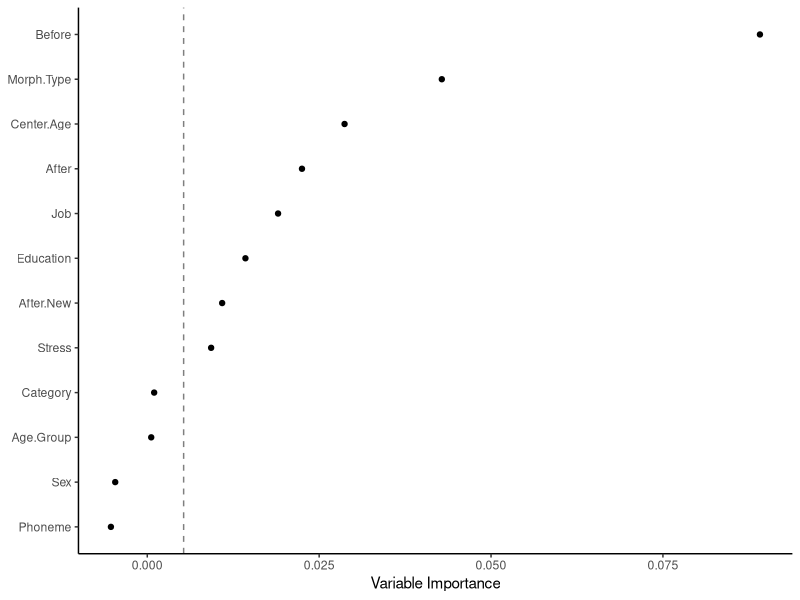
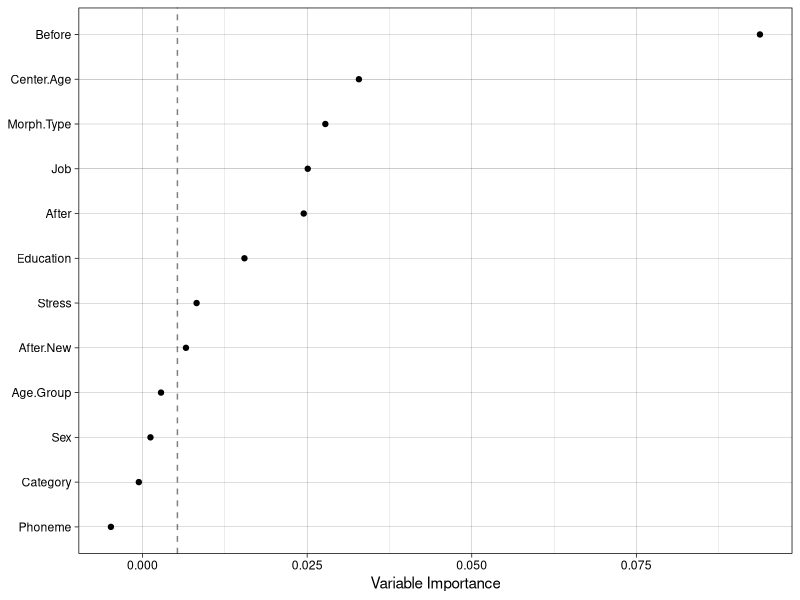
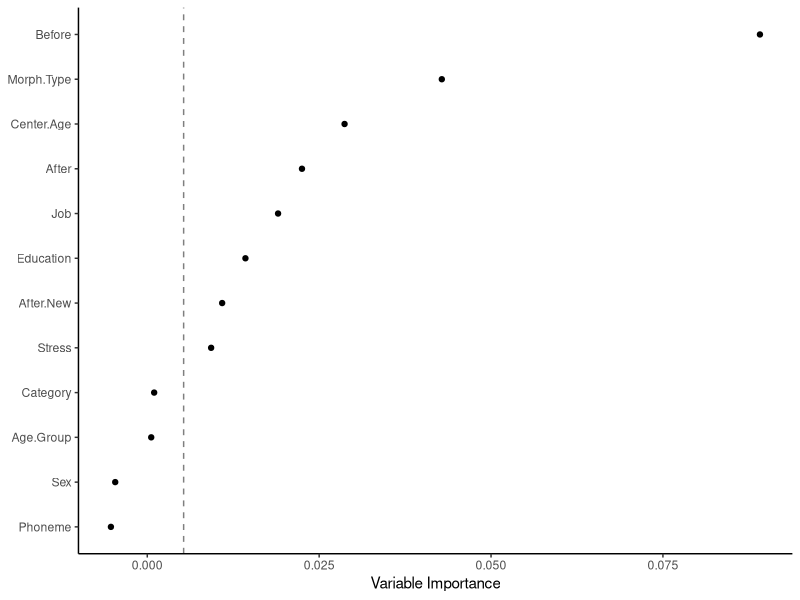

Write R code to recreate these figures, in order.
## ---- chunk 1
knitr::opts_chunk$set(echo = TRUE)
knitr::opts_chunk$set(tidy='styler', tidy.opts=list(strict=TRUE, scope="tokens"), tidy = TRUE)
## ---- chunk 2
library(tidyverse)
td <- read.delim("Data/deletiondata.txt") %>%
      filter(Before != "Vowel") %>%
      mutate(After.New = recode(After, "H" = "Consonant"),  
             Center.Age = as.numeric(scale(YOB, scale = FALSE)),
             Age.Group = cut(YOB, breaks = c(-Inf, 1944, 1979, Inf), 
                                  labels = c("Old", "Middle", "Young")),
             Phoneme = sub("^(.)(--.*)$", "\\1", Phoneme.Dep.Var),
             Dep.Var.Full = sub("^(.--)(.*)$", "\\2", Phoneme.Dep.Var),
             Phoneme.Dep.Var = NULL) %>%
      mutate_if(is.character, as.factor)

td.young <- td %>% 
            filter(Age.Group == "Young") %>%
            mutate(Center.Age = as.numeric(scale(YOB, scale = FALSE)))

td.middle <- td %>% 
             filter(Age.Group == "Middle") %>%
             mutate(Center.Age = as.numeric(scale(YOB, scale = FALSE)))

td.old <- td %>% 
          filter(Age.Group == "Old") %>%
          mutate(Center.Age = as.numeric(scale(YOB, scale = FALSE)))
## ---- chunk 3
# Set Seed
set.seed(123456)
## ---- chunk 4
#Read Random Forest from File 
td.cforest.results <-read.table(file ="Data/tdCForestVarimp.txt", header=TRUE, row.names=NULL)
print(td.cforest.results)
## ---- chunk 5
library(ggplot2)
# Reorder variable importance by highest to lowest value in column value
td.cforest.results$variable<-reorder(td.cforest.results$variable, td.cforest.results$value)
## ---- chunk 6
# Reorder variable importance by highest to lowest value in column value, but tidy
td.cforest.results<-td.cforest.results %>%
  arrange(variable, value)
## ---- chunk 7
# Get absolute minimum value of column value
td.cforest.min<-abs(min(td.cforest.results$value))

# Get absolute minimum value of column value, but tidy
td.cforest.min <- td.cforest.results$value %>% min() %>% abs()
## ---- chunk 8
#Create object of Random Forest as a dotplot using ggplot2
library(ggplot2)
dotplot<-ggplot(td.cforest.results, aes(x = value, y = variable))+
	geom_point()+
	xlab("Variable Importance")+
	ylab(NULL)+
	theme_classic()+
	geom_vline(xintercept = td.cforest.min, linetype=2, alpha=.5)
# Save dotplot
ggsave("Data/tdCForest.png", dotplot, width = 4, height = 4, units = "in", dpi = 300)
## ---- chunk 9
dotplot
## ---- chunk 10
td.cforest2.results <-read.table(file ="Data/tdCForestVarimp2.txt", header=TRUE, row.names=NULL)
## ---- chunk 11
td.cforest2.results$variable<-reorder(td.cforest2.results$variable, td.cforest2.results$value)
td.cforest2.min<-abs(min(td.cforest2.results$value))
ggplot(td.cforest2.results, aes(x = value, y = variable))+
	geom_point()+
	xlab("Variable Importance")+
	ylab(NULL)+
	theme_linedraw()+
	geom_vline(xintercept = td.cforest.min, linetype=2, alpha=.5)
